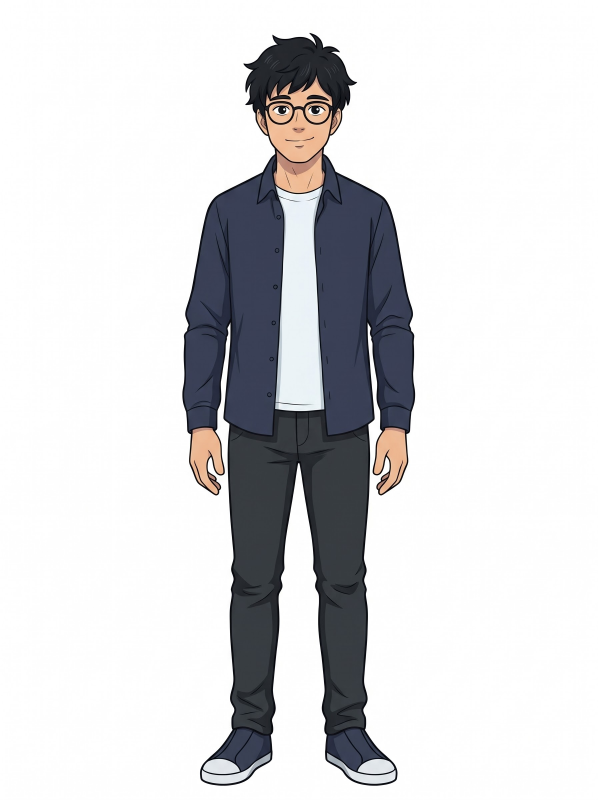
#> input picture project/rig/ren/source/fullbody/ren-full-neutral.jpg, 1792 x 2400 px (shown at 1/3 size); its folder holds 4 pictures in this run
$ python build_fullbody.py
#> lines starting #> are read from the running program, lines starting #| are printed output that depends on the picture; after the words box and inside, x2 and y2 are one past the last pixel; in counts of white or black regions, pixels touching at a corner belong together
"""Cut Ren's full-body pose drawings out of their white background, for the still-image clip.

  .tools/venv/bin/python rig/build_fullbody.py

Sources: rig/ren/source/fullbody/ren-full-<pose>.jpg (owner-generated, 1792x2400, all drawn at the same size
with the head top and the soles on the same rows). Every pose is cut out on the same canvas and cropped to one
shared box, so the images line up exactly and a pose change never moves Ren's feet or head.

Pointing and presenting were drawn reaching to the left of the image; the clip's graphics are on Ren's right
(screen right), so they are mirrored. Writes remotion/public/rig/fullbody/<pose>.png, fullbody.json (box and
the feet/head positions in image px) and checks/fullbody-on-magenta.png.
"""
import json
from pathlib import Path

import numpy as np
from PIL import Image, ImageDraw, ImageFilter, ImageOps
from scipy import ndimage

HERE = Path(__file__).parent
SRC = HERE / "ren" / "source" / "fullbody"
OUT = HERE.parent / "remotion" / "public" / "rig" / "fullbody"
POSES = ["neutral", "waving", "presenting", "pointing", "thinking", "worried", "frustrated", "shocked", "shrug", "thumbs-up", "holding-card"]
MIRROR = {"presenting", "pointing"}
BG = 247        # min channel at or above this counts as background white (the T-shirt is about 236)
HOLE_MIN = 3000  # enclosed white areas (between an arm and the body) larger than this are background too
HOLE_ZONE = (600, 2150)  # ...but only below the face (teeth, eye whites) and above the shoes (white soles)
PAD = 12


def cut(name):
#> called with name = 'neutral'
    im = Image.open(SRC / f"ren-full-{name}.jpg").convert("RGB")
#> im is the input picture: PIL image 1792x2400 RGB; mean R, G, B 216.4, 216.6, 218.4
    px = np.asarray(im).astype(int)
    white = px.min(axis=2) >= BG
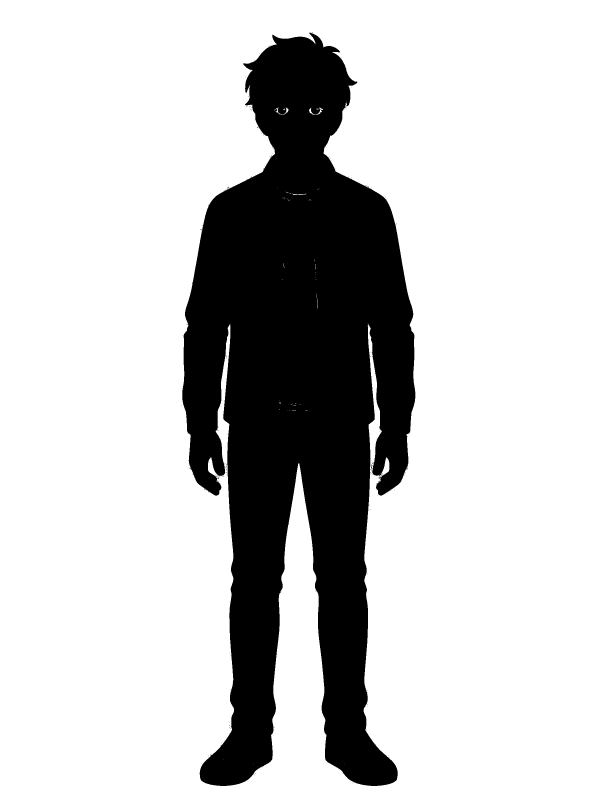
#> white: shape (2400, 1792) bool (shown at 1/3 size); 78.1% white; 218 black regions (217 under 20 px), largest, box (x1, y1, x2, y2) and area: (547, 98, 1246, 2358) 939938
    lab, n = ndimage.label(white)
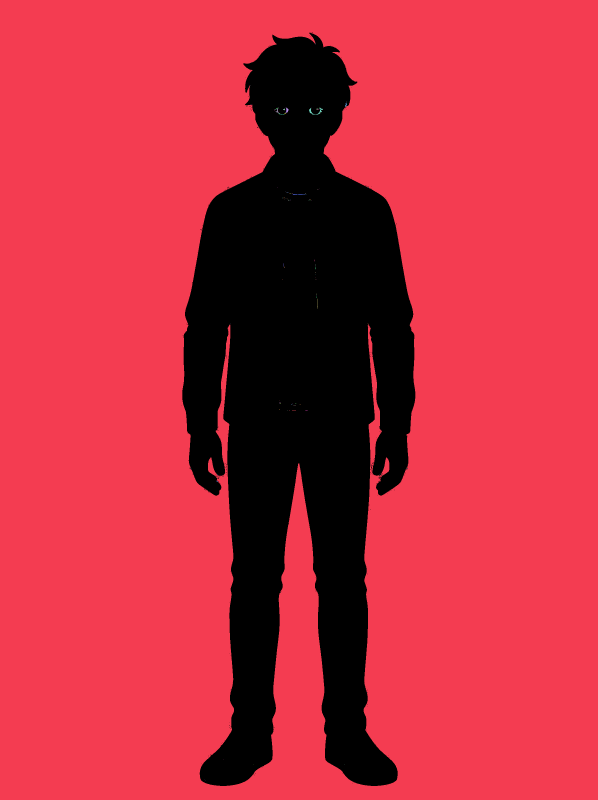
#> lab: shape (2400, 1792) int32 (shown at 1/3 size); 138 distinct labels, from 0 to 137; one colour per label, 0 black
#> n = 137
    edge = set(np.unique(np.concatenate([lab[0], lab[-1], lab[:, 0], lab[:, -1]]))) - {0}
#> edge = 1 item
    bg = np.isin(lab, list(edge))
#> bg: shape (2400, 1792) bool; 78.1% white; 215 black regions (214 under 20 px), largest, box (x1, y1, x2, y2) and area: (547, 98, 1246, 2358) 940724
    # Enclosed gaps, e.g. between a bent arm and the body
    for i, sl in enumerate(ndimage.find_objects(lab), 1):
        region = lab[sl] == i
        cy = sl[0].start + np.argwhere(region)[:, 0].mean()
        if i not in edge and region.sum() > HOLE_MIN and HOLE_ZONE[0] < cy < HOLE_ZONE[1]:
            bg[sl] |= region
#> this loop made 137 passes
#> (region, cy) on passes 2, 3, 4, 5, 7, 10, 11, 14, 16, 17: ([[True, True], [False, True]], 131.3), ([True], 187), ([True], 255), ([True], 305), ([True], 313), ([True], 322), ([True], 322), ([True], 323), ([True], 325), ([[True, True]], 325)
#> cy on passes 1, 6, 8, 9, 12, 13: 1202.8, 312, 317.2, 331.4, 324.6, 330.5
    # Keep the figure (largest piece); anti-aliased edge: grow the background by a pixel and soften
    fg = ~bg
    lab2, n2 = ndimage.label(fg)
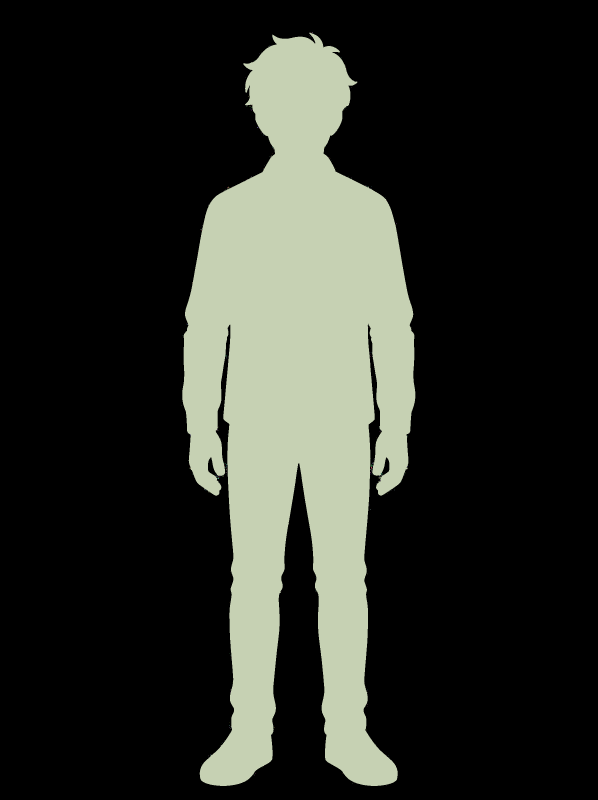
#> lab2: shape (2400, 1792) int32 (shown at 1/3 size); 307 distinct labels, from 0 to 306; one colour per label, 0 black
#> n2 = 306
    sizes = ndimage.sum(fg, lab2, range(1, n2 + 1))
#> sizes = 306 values, max 940632 at index 2, min 1 at index 0, mean 3075.4
    fg = lab2 == int(np.argmax(sizes)) + 1
#> fg: shape (2400, 1792) bool; 21.9% white; 1 white region, box (x1, y1, x2, y2) and area: (547, 98, 1246, 2358) 940632
    fg = ndimage.binary_fill_holes(fg) & ~bg
    mask = Image.fromarray((fg * 255).astype(np.uint8)).filter(ImageFilter.MinFilter(3)).filter(ImageFilter.GaussianBlur(0.8))
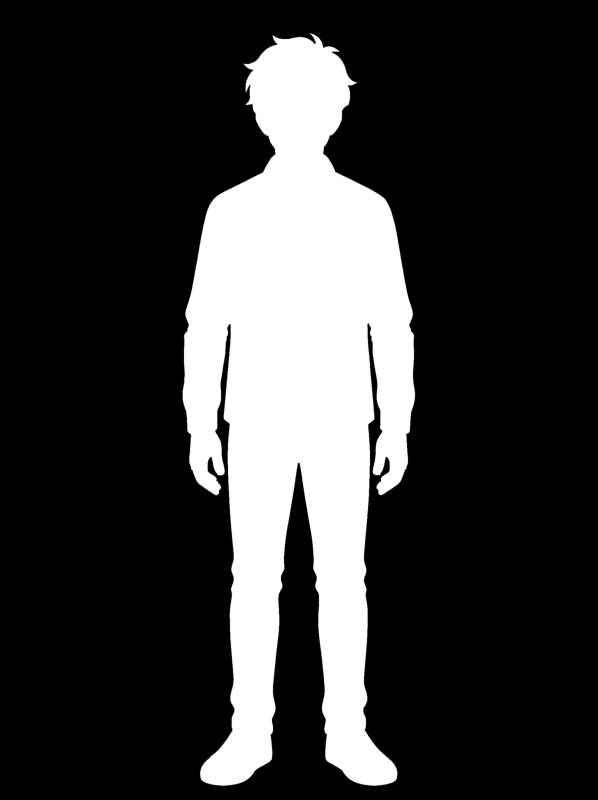
#> mask: PIL image 1792x2400 L (shown at 1/3 size); min 0, max 255, mean 55.1
    out = im.convert("RGBA")
    out.putalpha(mask)
    return ImageOps.mirror(out) if name in MIRROR else out


cuts = {n: cut(n) for n in POSES}
#> (the run stopped early here; a loop or call above may not have finished)
